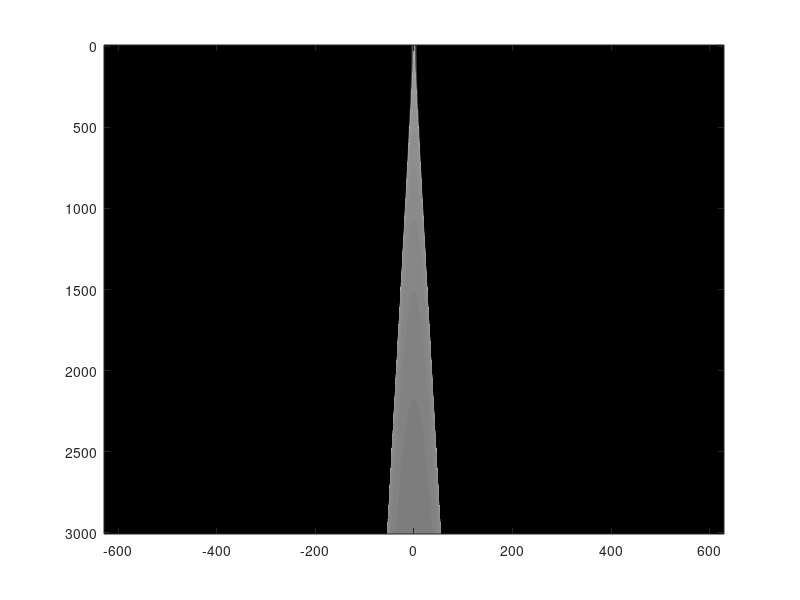

This chart was generated by the following MATLAB code: (Note: this script raises an error after producing the figure.)
%%%%%%%%%%%%%%%%%%%%%%%%%%%%%%%%%%%%%%%%%%%%%%%%%%%%%%%%%%%%%%%%%%%%%%%%%%%
% This work is supplementary material for the book                        %
%                                                                         %
% Jens Ahrens, Analytic Methods of Sound Field Synthesis, Springer-Verlag %
% Berlin Heidelberg, 2012, http://dx.doi.org/10.1007/978-3-642-25743-8    %
%                                                                         %
% It has been downloaded from http://soundfieldsynthesis.org and is       %
% licensed under a Creative Commons Attribution-NonCommercial-ShareAlike  %
% 3.0 Unported License. Please cite the book appropriately if you use     %
% these materials in your own work.                                       %
%                                                                         %
% (c) 2012 by Jens Ahrens                                                 %
%%%%%%%%%%%%%%%%%%%%%%%%%%%%%%%%%%%%%%%%%%%%%%%%%%%%%%%%%%%%%%%%%%%%%%%%%%%

clear;

subfigure = 'a'; % for Fig. 4.39(a)
%subfigure = 'b'; % for Fig. 4.39(b)

y = 1;

% frequency axis
f     = linspace( 0, 3000, 200 );
omega = 2.*pi.*f;
c     = 343;

% interval along the x axis that will be sampled
spatial_interval = [ -10 10 ];

% number of spatial sampling points, this makes delta_x = 0.005 m
N = 4001;

delta_x = ( spatial_interval( 2 ) - spatial_interval( 1 ) ) / N;

% this the sampling wavenumber (similar to a sampling frequency f_s)
k_x_s = (2*pi) / delta_x;

% create wavenumber axis; only positive half
k_x    = linspace( 0, k_x_s/2, (N+1)/2 );
k_x(1) = 5*eps; % to avoid numerical instabilities

% now make the negtive part of the wavenumber axis
k_x = [ fliplr( -k_x( 2 : end ) ), k_x ];

% create 2D grid
[ k_x_m omega_m ] = meshgrid( k_x, omega );

% initialize G_kx
G_kx = zeros( size( omega_m ) );

% Eq. (C.10), first case
G_kx( abs( k_x_m ) <= omega_m./c ) = -1i/4 * ...
    besselh( 0, 2, sqrt( ( omega_m( abs( k_x_m ) <= omega_m./c ) ./ c ).^2 - k_x_m( abs( k_x_m ) <= omega_m./c ).^2 ) .* y );

% Eq. (C.10), second case
G_kx( abs( k_x_m ) > omega_m./c ) = 1/(2*pi) * ...
    besselk( 0, sqrt( k_x_m( abs( k_x_m ) > omega_m./c ).^2 - ( omega_m( abs( k_x_m ) > omega_m./c ) ./c ).^2 ) .* y );

if ( subfigure == 'b' )
    % Eq. (4.55)
    G_kx( abs(k_x_m) > 15 ) = 5*eps;
end

figure;
imagesc( k_x, f, 20*log10( abs( G_kx ) ), [ -80 20 ] )

colormap gray; 
revert_colormap;
colorbar;
turn_imagesc;
axis square;

xlim( [ -55 55 ] );

xlabel( 'k_x (rad/m)' );
ylabel( 'f (Hz)' );
graph_defaults;
